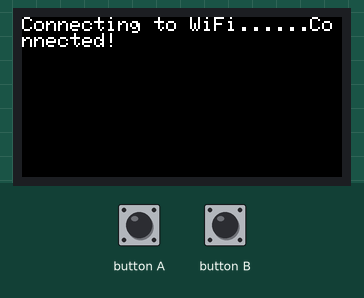
Simulated run of this sketch. Board: ESP32. Shown: 160×80 colour display. The inputs (shaded band) are chosen by the test bench. WiFi joins after 1.5 s; servers stay silent unless stated; uploads are accepted with an empty reply.

Above: at 1.7 s.
At 3.4 s:
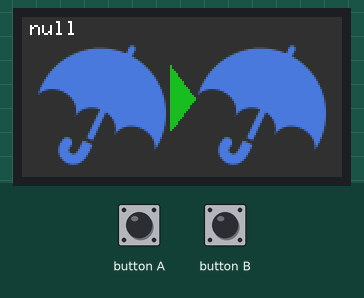
4.4 s: button A pressed for 0.6 s
At 6.0 s:
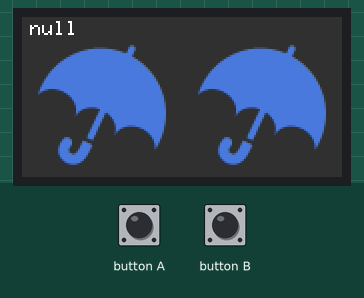
Timing chart, 0 to 7.5 s (numbered marks = the images above; inputs shaded):
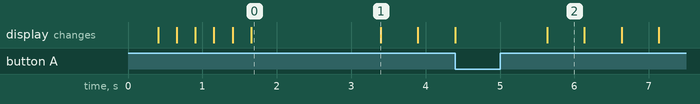

The sketch:

WeatherAlert.ino
```cpp
#include <HTTPClient.h>
#include <M5StickC.h>
#include <WiFi.h>
#include <ArduinoJson.h>
#include "imgs.c" //ここで作成した画像データを読み込み

//ユーザで設定する定数
const char* MY_SSID     = "XXXX";// your network SSID (name of wifi network)
const char* MY_PASSWORD = "XXXX";// your network password
const String CITY_CODE = "270000";//天気を取得する地域コード(270000は大阪全域)
const unsigned int UPDATE_INTERVAL = 3600;//天気情報更新間隔[s]

//定数
const byte SUNNY = 0;
const byte CLOUDY = 1;
const byte RAINY = 2;
const int LOOP_DELAY = 500;//1~1000[ms]

//グローバル変数
byte gAMWeather;//午前の天気
byte gPMWeather;//午後の天気
String gDate;//画面に表示する日付文字列
String gMaxTemp;//最高気温
String gMinTemp;//最低気温
byte gDaySelector;//予報対象日(0:今日、1:明日、2:明後日)
unsigned int gLoopCounter;//電源投入時を基準に1ループごとにカウントアップ

void updateWeather() { //Webから天気を取ってgAMWeather,gPMWeatherを更新
  //HTTP通信が失敗する場合に備えてフェイルセーフで変数を更新
  gAMWeather = RAINY;
  gPMWeather = RAINY;
  gDate = "NO DATA";

  String url = "http://weather.livedoor.com/forecast/webservice/json/v1?city=" + CITY_CODE;
  HTTPClient http;
  http.begin(url);
  int httpCode = http.GET();//GETメソッドで接続
  if (httpCode == HTTP_CODE_OK) {//正常にGETができたら
    String payload = http.getString();
    payload.replace("\\", "¥"); //JSONレスポンス内の"\"をエスケープしないとデシリアライズが失敗する
    DynamicJsonDocument jsonDoc(10000);//レスポンスデータのJSONオブジェクトを格納する領域を確保(レスポンスデータの想定最大サイズに合わせて大きめ)
    deserializeJson(jsonDoc, payload); //HTTPのレスポンス文字列をJSONオブジェクトに変換
    JsonVariant jvToday = jsonDoc["forecasts"][gDaySelector];//forecastsプロパティの0番目の要素が今日の天気に関するプロパティ
    gDate = jvToday["date"].as<String>();//jvToday内のdateプロパティから日付文字列を取得
    //天気情報の更新
    String telop = jvToday["telop"].as<String>();//予報文字列を取得("晴"、"曇り"、"曇のち雨"等)、ただしUnicode形式
    int isFollow = telop.indexOf("¥u306e¥u3061");//予報文字列内の"のち"の位置を取得(なければ-1)
    if (isFollow < 0) { //"のち"がないなら午前も午後も同じ天気にする
      gAMWeather = gPMWeather = decodeStr2Weather(telop);
    }
    else { //"のち"があるなら前後の文字列をそれぞれ午前・午後の天気にする
      telop.replace("¥u306e¥u3061", ""); //"のち"を除去
      gAMWeather = decodeStr2Weather(telop.substring(0, isFollow));
      gPMWeather = decodeStr2Weather(telop.substring(isFollow, telop.length()));
    }
    //気温情報の更新
    JsonVariant jvMaxTemp = jvToday["temperature"]["max"];//最高気温のプロパティを抽出
    JsonVariant jvMinTemp = jvToday["temperature"]["min"];//最低気温のプロパティを抽出
    if (!jvMaxTemp.isNull()) gMaxTemp = jvMaxTemp["celsius"].as<String>();//最高気温文字列を取得しグローバル変数を更新
    if (!jvMinTemp.isNull()) gMinTemp = jvMinTemp["celsius"].as<String>();//最低気温文字列を取得しグローバル変数を更新

    jsonDoc.clear();//JSONオブジェクトの領域をメモリから解放
  }
  http.end();
}

byte decodeStr2Weather(String str) { //文字列を天気定数に変換
  if (str.indexOf("¥u96e8") >= 0)return RAINY;//"雨"の字が含まれるなら
  else if (str.indexOf("¥u66c7") >= 0)return CLOUDY;//"曇"の字が含まれるなら
  else if (str.indexOf("¥u6674") >= 0)return SUNNY;//"晴"の字が含まれるなら
  else return RAINY;//上記の字が含まれないならフェイルセーフとして雨を返す
}

void drawWeather() { //gAMWeather,gPMWeatherの値に基づき画面に天気を描画
  M5.Lcd.fillScreen(0x3186);//画面を黒で塗りつぶし
  M5.Lcd.setTextDatum(0);//文字描画の際の原点を左上に設定
  M5.Lcd.setTextSize(1);
  M5.Lcd.setTextColor(WHITE, 0x3186);//文字色を白、背景色を黒に設定
  M5.Lcd.drawString(gDate, 4, 2);//日付文字列を描画
  M5.Lcd.drawBitmap(8, 12, 64, 64, w_icon[gAMWeather]);//AMの天気アイコンを描画
  M5.Lcd.drawBitmap(88, 12, 64, 64, w_icon[gPMWeather]);//PMの天気アイコンを描画
}

void drawTemperature() {//最高気温、最低気温を表示
  M5.Lcd.fillScreen(0x3186);//画面を黒で塗りつぶし
  M5.Lcd.setTextDatum(0);//文字描画の際の原点を左上に設定
  M5.Lcd.setTextSize(1);
  M5.Lcd.setTextColor(WHITE, 0x3186);//文字色を白、背景色を黒に設定
  M5.Lcd.drawString("temperature", 4, 2);//文字列を描画

  M5.Lcd.setTextDatum(4);//文字描画の際の原点を文字の中央に設定
  M5.Lcd.setTextSize(4);
  M5.Lcd.setTextColor(BLUE, 0x3186);//文字色を青、背景色を黒に設定
  M5.Lcd.drawString(gMinTemp, 40, 42);
  M5.Lcd.setTextColor(RED, 0x3186);//文字色を青、背景色を黒に設定
  M5.Lcd.drawString(gMaxTemp, 120, 42);
}

void setup() {
  M5.begin();//M5StickCオブジェクトを初期化
  M5.Axp.ScreenBreath(8);//画面輝度を設定(7~15)
  M5.Lcd.setRotation(3);//画面を横向きに

  M5.Lcd.print("Connecting to WiFi");
  WiFi.mode(WIFI_STA);
  WiFi.disconnect();
  WiFi.begin(MY_SSID, MY_PASSWORD);//WiFiへの接続開始
  while (WiFi.status() != WL_CONNECTED) {
    M5.Lcd.print(".");
    delay(250);//接続待ち遅延
  }
  M5.Lcd.println("Connected!");
  delay(1500);

  gLoopCounter = 0;//ループカウンタを初期化
  gDaySelector = 0;
  gMaxTemp = "--";//最高気温
  gMinTemp = "--";//最低気温
}

void loop() {
  M5.update();//ボタン状態を更新
  if (M5.BtnA.wasPressed()){//ボタンを押して離したら
    gDaySelector = ++gDaySelector%3;//取得日を今日明日明後日とループ
    gLoopCounter = 0;
  }

  //初回ループまたは指定した周期ごとに天気情報を更新
  if (gLoopCounter % (1000/LOOP_DELAY * UPDATE_INTERVAL) == 0)
    updateWeather();//Webから天気を取得

  //天気と気温を表示(交互)
  if (gLoopCounter % (1000/LOOP_DELAY * 5) == 0 ) //5[s]のうち3[s]間は天気表示が残る
    drawWeather();//天気を描画
  else if (gLoopCounter % (1000/LOOP_DELAY * 5) == 1000/LOOP_DELAY * 3 ) //5[s]のうち2[s]間は気温表示が残る
    drawTemperature();//気温描画

  //画面中央の▲をLOOP_DELAY*2[ms]周期で点滅表示
  if (gLoopCounter % 2 == 0)
    M5.Lcd.fillTriangle(74, 40 - 16, 74, 40 + 16, 86, 40, 0x1DE4); //緑色
  else
    M5.Lcd.fillTriangle(74, 40 - 16, 74, 40 + 16, 86, 40, 0x3186); //黒色

  gLoopCounter++;//符号なしなのでオーバーフローしてもok
  delay(LOOP_DELAY);
}
```

Source omitted: imgs.c (data table, 93947 bytes)

Measured:
- what the display in image 0 shows lasts 1.7 s, from 1.7 s to 3.4 s
- what the display in image 1 shows lasts 0.5 s, from 3.4 s to 3.9 s
